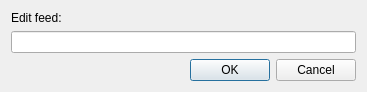
<?xml version="1.0" encoding="UTF-8"?>
<ui version="4.0">
 <class>EditDialog</class>
 <widget class="QDialog" name="EditDialog">
  <property name="geometry">
   <rect>
    <x>0</x>
    <y>0</y>
    <width>367</width>
    <height>90</height>
   </rect>
  </property>
  <property name="windowTitle">
   <string>Dialog</string>
  </property>
  <layout class="QVBoxLayout" name="verticalLayout">
   <item>
    <widget class="QLabel" name="label">
     <property name="text">
      <string>Edit feed:</string>
     </property>
    </widget>
   </item>
   <item>
    <widget class="QLineEdit" name="lineEdit"/>
   </item>
   <item>
    <widget class="QDialogButtonBox" name="buttonBox">
     <property name="orientation">
      <enum>Qt::Horizontal</enum>
     </property>
     <property name="standardButtons">
      <set>QDialogButtonBox::Cancel|QDialogButtonBox::Ok</set>
     </property>
    </widget>
   </item>
  </layout>
 </widget>
 <resources/>
 <connections>
  <connection>
   <sender>buttonBox</sender>
   <signal>accepted()</signal>
   <receiver>EditDialog</receiver>
   <slot>accept()</slot>
   <hints>
    <hint type="sourcelabel">
     <x>248</x>
     <y>254</y>
    </hint>
    <hint type="destinationlabel">
     <x>157</x>
     <y>274</y>
    </hint>
   </hints>
  </connection>
  <connection>
   <sender>buttonBox</sender>
   <signal>rejected()</signal>
   <receiver>EditDialog</receiver>
   <slot>reject()</slot>
   <hints>
    <hint type="sourcelabel">
     <x>316</x>
     <y>260</y>
    </hint>
    <hint type="destinationlabel">
     <x>286</x>
     <y>274</y>
    </hint>
   </hints>
  </connection>
 </connections>
</ui>
